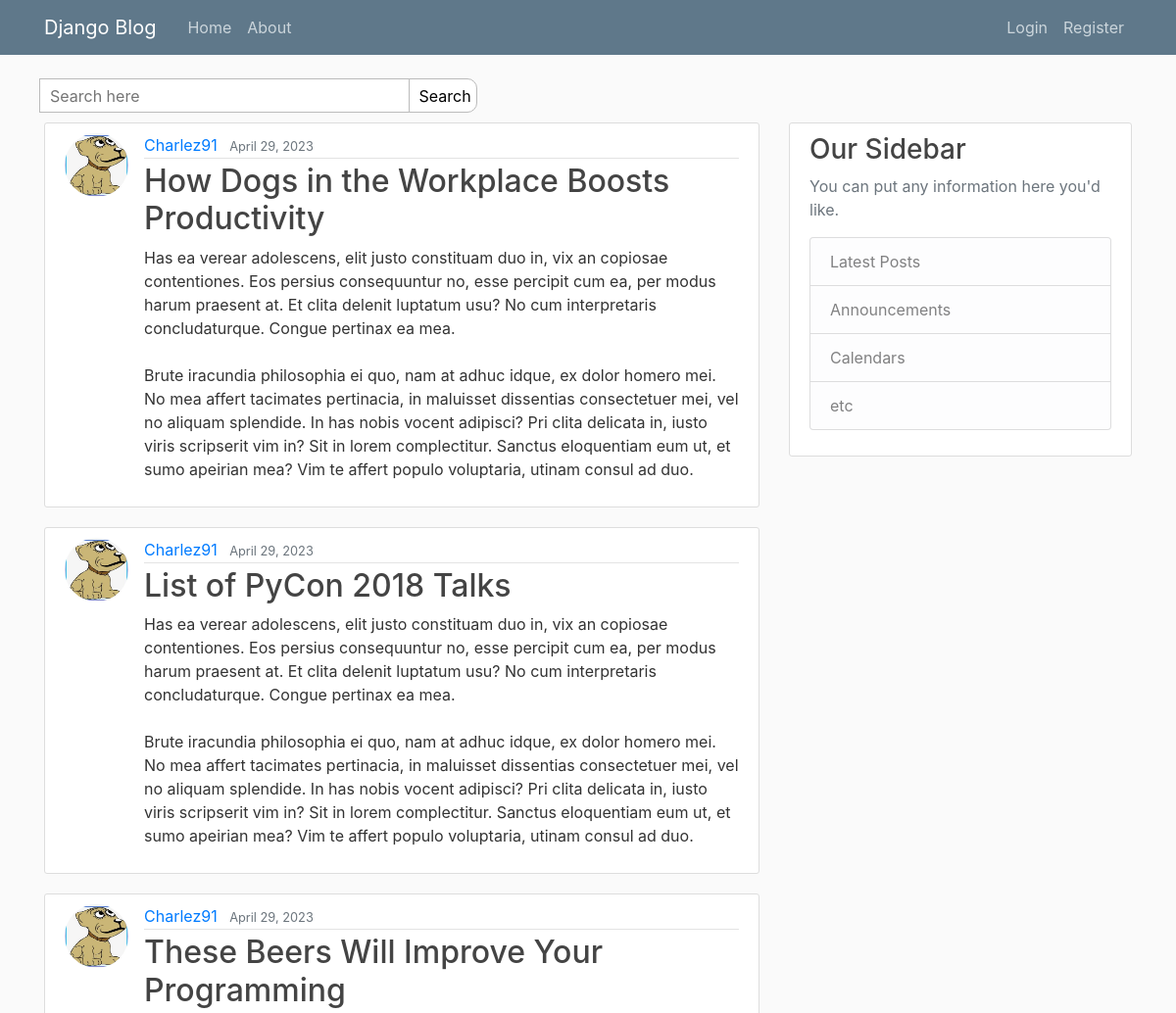
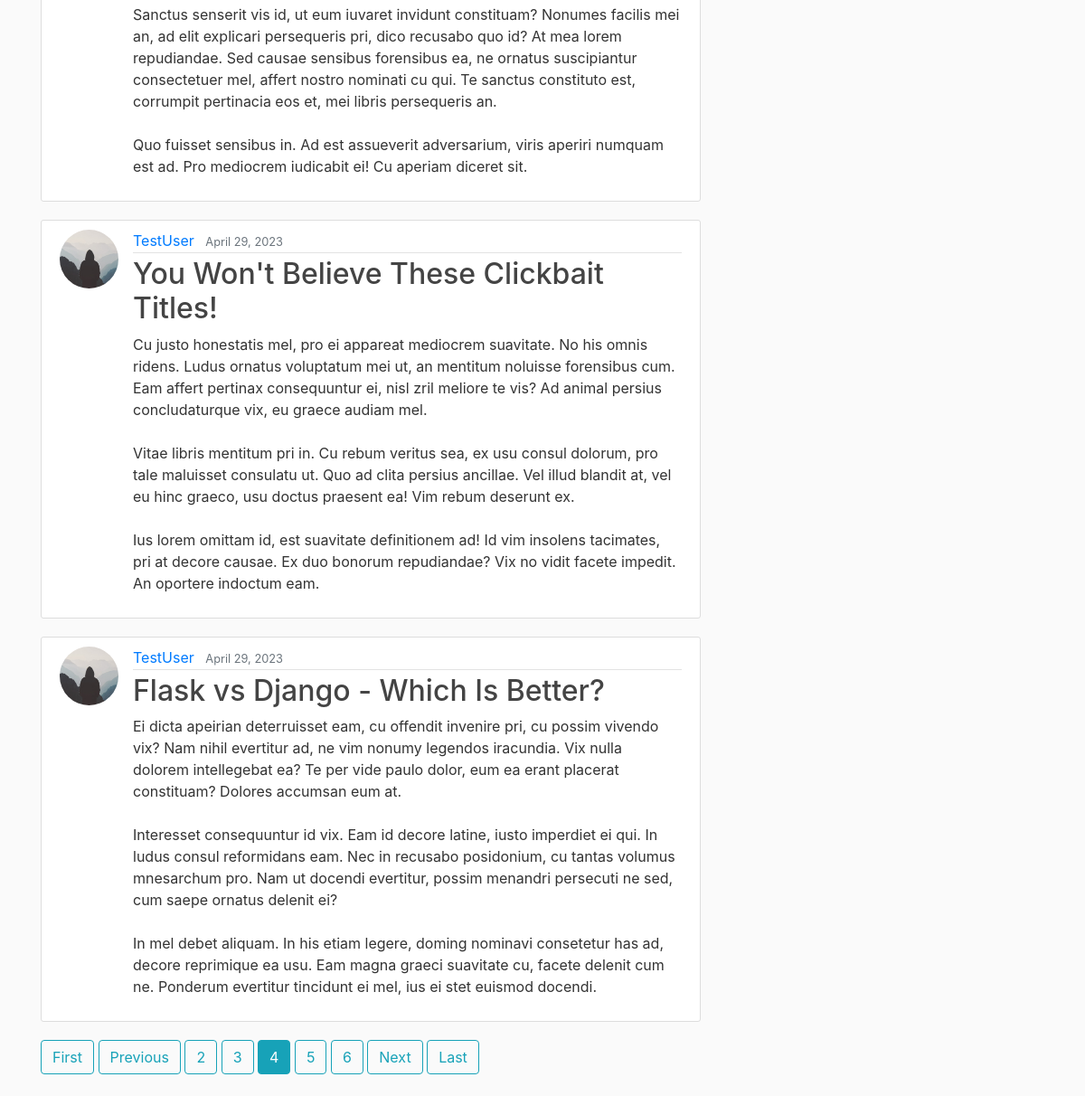
/?page=4, run on the app's committed database (2 pictures, top to bottom).
### blog1/models.py (models this page shows, shortened)
class Post(models.Model):
    title = models.CharField(max_length=100, null=False, blank=False)
    content = RichTextField(blank=True)
    date_posted = models.DateTimeField(default=timezone.now)
    modified = models.DateTimeField(auto_now=True)
    author = models.ForeignKey(User, on_delete=models.CASCADE)
    tags = TaggableManager()

### users/models.py (models this page shows, shortened)
class Profile(models.Model):
    user = models.OneToOneField(User, on_delete=models.CASCADE)
    image = models.ImageField(default='default.jpg', upload_to='profile_pics')

### blog1/views.py (the view)
# urls.py: path('', views.Home.as_view(), name='blog-home'),
class Home(ListView):
    model = Post
    ordering = ['-date_posted']
    context_object_name = 'posts'
    paginate_by = 5
    template_name = 'blog1/home.html'
    def get(self, request, *args: Any, **kwargs: Any) -> HttpResponse:
        return super().get(request, *args, **kwargs)

### blog1/templates/blog1/home.html (shortened to what this page needs)
{% extends 'blog1/base.html' %}
{% block search %}
<div class="col-md-6" >
  <div class="header-search">
    <form id="SearchForm" action="{% url 'search' %}">
      <input class="search-input" id="q" name="q" placeholder="Search here"  required>
      <button class="search-btn1" >Search</button>
    </form>
  </div>
</div>
{% endblock search %}
{% block content %}
	{% for post in posts %}
		<article class="media content-section">
		<img class="rounded-circle article-img" src="{{ post.author.profile.image.url }}">
		  <div class="media-body">
		    <div class="article-metadata">
		      <a class="mr-2" href="{% url 'user-posts' post.author.username %}">{{ post.author }}</a>
		      <small class="text-muted">{{ post.date_posted |date:"F d, Y" }}</small>
		    </div>
		    <h2><a class="article-title" href="{% url 'post-detail' post.id %}">{{ post.title }}</a></h2>
		    <p class="article-content">{{ post.content|safe }}</p>
		  </div>
		</article>
	{% endfor %}
	{% if is_paginated %}
      {% if page_obj.has_previous %}
        <a class="btn btn-outline-info mb-4" href="?page=1">First</a>
        <a class="btn btn-outline-info mb-4" href="?page={{ page_obj.previous_page_number }}">Previous</a>
      {% endif %}
      {% for num in page_obj.paginator.page_range %}
        {% if page_obj.number == num %}
          <a class="btn btn-info mb-4" href="?page={{ num }}">{{ num }}</a>
        {% elif num > page_obj.number|add:'-3' and num < page_obj.number|add:'3' %}
          <a class="btn btn-outline-info mb-4" href="?page={{ num }}">{{ num }}</a>
        {% endif %}
      {% endfor %}
      {% if page_obj.has_next %}
        <a class="btn btn-outline-info mb-4" href="?page={{ page_obj.next_page_number }}">Next</a>
        <a class="btn btn-outline-info mb-4" href="?page={{ page_obj.paginator.num_pages }}">Last</a>
      {% endif %}
    {% endif %}
{% endblock content %}

### blog1/static/blog1/main.css (style rules this page uses)
body { background: #fafafa; color: #333333; margin-top: 5rem; }
h1, h2, h3, h4, h5, h6 { color: #444444; }
.content-section { background: #ffffff; padding: 10px 20px; border: 1px solid #dddddd; border-radius: 3px; margin-bottom: 20px; }
.article-title { color: #444444; }
.article-content { white-space: pre-line; }
.article-img { height: 65px; width: 65px; margin-right: 16px; }
.article-metadata { padding-bottom: 1px; margin-bottom: 4px; border-bottom: 1px solid #e3e3e3 }
.header-search { --border-color: #bbb; margin-bottom: 10px; }
.search-input { width: 70%; border: 1px var(--border-color) solid; margin-left: -5px; padding: 5px 0px 4px 10px; }
.search-btn1 { border: 1px var(--border-color) solid; padding: 5px 5px 4px 10px; margin-left: -6px; border-top-right-radius: 10px; border-bottom-right-radius: 10px; background-color: #fff; cursor: pointer; }

### data on the page
Post: author.profile.image (picture), author "Charlez91", date_posted "April 29, 2023", title "How Dogs in the Workplace Boosts Productivity", content "Has ea verear adolescens, elit justo constituam duo in, vix an copiosae contentiones. Eos persius consequuntur no, esse percipit cum ea, per modus harum praesent at. Et clita delenit luptatum usu? No cum interpretaris concludaturque. Congue pertinax ea mea. Brute iracundia philosophia ei quo, nam at adhuc idque, ex dolor homero mei. No mea affert tacimates pertinacia, in maluisset dissentias consectetuer mei, vel no aliquam splendide. In has nobis vocent adipisci? Pri clita delicata in, iusto viris scripserit vim in? Sit in lorem complectitur. Sanctus eloquentiam eum ut, et sumo apeirian mea? Vim te affert populo voluptaria, utinam consul ad duo."
Post: author.profile.image (picture), author "Charlez91", date_posted "April 29, 2023", title "List of PyCon 2018 Talks", content "Has ea verear adolescens, elit justo constituam duo in, vix an copiosae contentiones. Eos persius consequuntur no, esse percipit cum ea, per modus harum praesent at. Et clita delenit luptatum usu? No cum interpretaris concludaturque. Congue pertinax ea mea. Brute iracundia philosophia ei quo, nam at adhuc idque, ex dolor homero mei. No mea affert tacimates pertinacia, in maluisset dissentias consectetuer mei, vel no aliquam splendide. In has nobis vocent adipisci? Pri clita delicata in, iusto viris scripserit vim in? Sit in lorem complectitur. Sanctus eloquentiam eum ut, et sumo apeirian mea? Vim te affert populo voluptaria, utinam consul ad duo."
Post: author.profile.image (picture), author "Charlez91", date_posted "April 29, 2023", title "These Beers Will Improve Your Programming", content "Sanctus senserit vis id, ut eum iuvaret invidunt constituam? Nonumes facilis mei an, ad elit explicari persequeris pri, dico recusabo quo id? At mea lorem repudiandae. Sed causae sensibus forensibus ea, ne ornatus suscipiantur consectetuer mel, affert nostro nominati cu qui. Te sanctus constituto est, corrumpit pertinacia eos et, mei libris persequeris an. Quo fuisset sensibus in. Ad est assueverit adversarium, viris aperiri numquam est ad. Pro mediocrem iudicabit ei! Cu aperiam diceret sit."
Post: author.profile.image (placeholder picture), author "TestUser", date_posted "April 29, 2023", title "You Won't Believe These Clickbait Titles!", content "Cu justo honestatis mel, pro ei appareat mediocrem suavitate. No his omnis ridens. Ludus ornatus voluptatum mei ut, an mentitum noluisse forensibus cum. Eam affert pertinax consequuntur ei, nisl zril meliore te vis? Ad animal persius concludaturque vix, eu graece audiam mel. Vitae libris mentitum pri in. Cu rebum veritus sea, ex usu consul dolorum, pro tale maluisset consulatu ut. Quo ad clita persius ancillae. Vel illud blandit at, vel eu hinc graeco, usu doctus praesent ea! Vim rebum deserunt ex. Ius lorem omittam id, est suavitate definitionem ad! Id vim insolens tacimates, pri at decore causae. Ex duo bonorum repudiandae? Vix no vidit facete impedit. An oportere indoctum eam."
Post: author.profile.image (placeholder picture), author "TestUser", date_posted "April 29, 2023", title "Flask vs Django - Which Is Better?", content "Ei dicta apeirian deterruisset eam, cu offendit invenire pri, cu possim vivendo vix? Nam nihil evertitur ad, ne vim nonumy legendos iracundia. Vix nulla dolorem intellegebat ea? Te per vide paulo dolor, eum ea erant placerat constituam? Dolores accumsan eum at. Interesset consequuntur id vix. Eam id decore latine, iusto imperdiet ei qui. In ludus consul reformidans eam. Nec in recusabo posidonium, cu tantas volumus mnesarchum pro. Nam ut docendi evertitur, possim menandri persecuti ne sed, cum saepe ornatus delenit ei? In mel debet aliquam. In his etiam legere, doming nominavi consetetur has ad, decore reprimique ea usu. Eam magna graeci suavitate cu, facete delenit cum ne. Ponderum…"

### other printed values
{{ num }} "2" "3" "5" "6"
{{ num }} "4"
